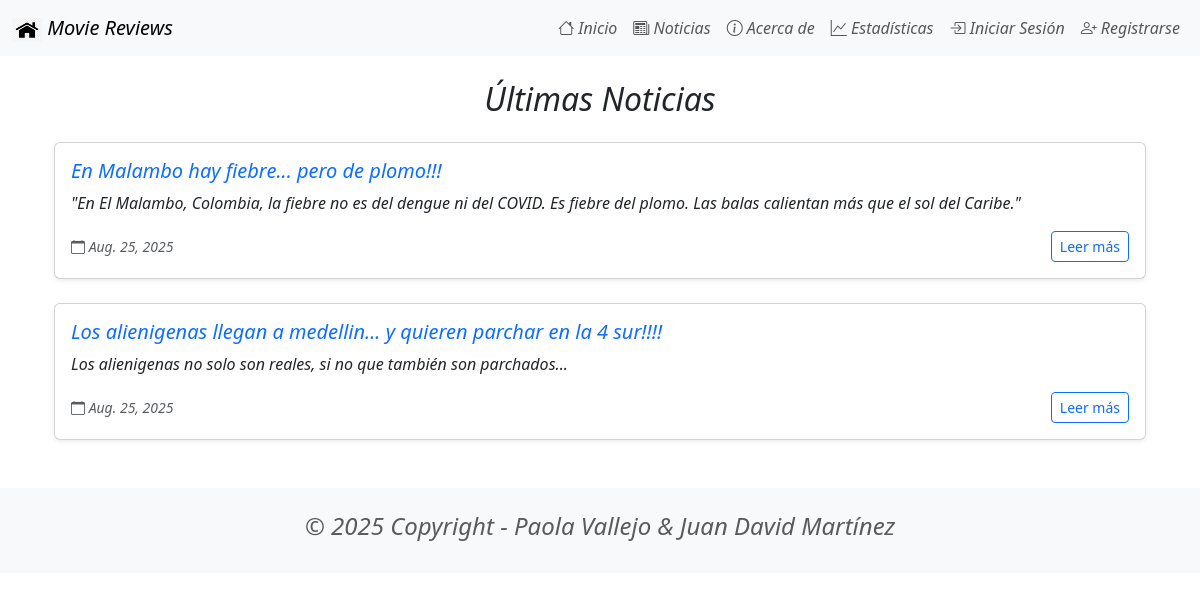
Page /news/ on the committed database.
### news/models.py (models this page shows, shortened)
class News(models.Model):
    headline = models.CharField(max_length=200)
    body = models.TextField()
    date = models.DateField()

### news/views.py (the view)
# urls.py: path('news/', include('news.urls')),
def news(request):
    newss = News.objects.all().order_by('-date')
    return render(request, 'news.html', {'newss':newss})

### news/templates/news.html (shortened to what this page needs)
{% extends 'base.html' %}
{% block content %}
<div class="container">
    <div class="row">
        <div class="col-12">
            <h2 class="mb-4 text-center">Últimas Noticias</h2>
            {% if newss %}
                {% for news in newss %}
                <div class="card mb-4 shadow-sm">
                    <div class="card-body">
                        <div class="row">
                            <div class="col-md-12">
                                <h5 class="card-title text-primary">{{news.headline}}</h5>
                                <p class="card-text">{{news.body}}</p>
                                <div class="d-flex justify-content-between align-items-center">
                                    <small class="text-muted">
                                        <i class="bi bi-calendar"></i> {{news.date}}
                                    </small>
                                    <button class="btn btn-outline-primary btn-sm">Leer más</button>
                                </div>
                            </div>
                        </div>
                    </div>
                </div>
                {% endfor %}
            {% endif %}
        </div>
    </div>
</div>
{% endblock content %}

### rows in the picture
News: headline "En Malambo hay fiebre... pero de plomo!!!", body "\"En El Malambo, Colombia, la fiebre no es del dengue ni del COVID. Es fiebre del plomo. Las balas calientan más que el sol del Caribe.\"", date "Aug. 25, 2025"
News: headline "Los alienigenas llegan a medellin... y quieren parchar en la 4 sur!!!!", body "Los alienigenas no solo son reales, si no que también son parchados...", date "Aug. 25, 2025"
